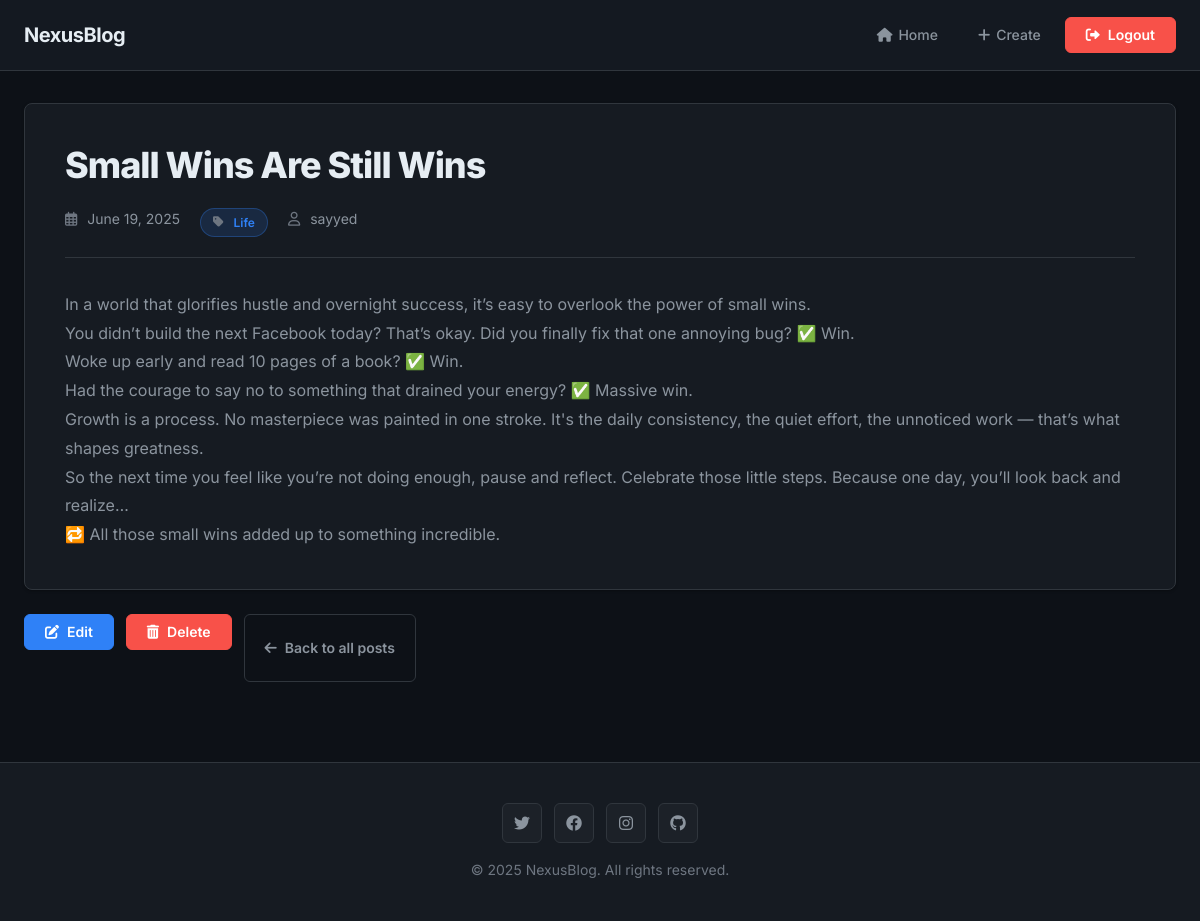
Page /post/7/ (signed in) on the committed database.
### blog/models.py (models this page shows, shortened)
class Post(models.Model):
    title = models.CharField(max_length=200)
    content = models.TextField()
    created_at = models.DateTimeField(auto_now_add=True)
    category = models.ForeignKey(Category, on_delete=models.CASCADE, null=True, blank=True)
    user = models.ForeignKey(User, on_delete=models.CASCADE,default=1)

class Category(models.Model):
    name = models.CharField(max_length=100)
    def __str__(self):
        return self.name

### blog/views.py (the view)
# urls.py: path('post/<int:pk>/',postDetailView.as_view(),name='post_detail'),
class postDetailView(LoginRequiredMixin,DetailView):
    login_url = 'login'
    model=Post
    template_name = 'post_detail.html'

### templates/post_detail.html (shortened to what this page needs)
{% extends 'base.html' %}
{% block content %}
<article class="post-detail glass">
    <h1 class="post-title">{{ object.title }}</h1>
    <div class="post-meta">
        <span><i class="far fa-calendar-alt"></i> {{ object.created_at|date:"F j, Y" }}</span>
        {% if object.category %}
        <span class="category-badge"><i class="fas fa-tag"></i> {{ object.category }}</span>
        {% endif %}
        <span><i class="far fa-user"></i> {{ user.username }}</span>
    </div>
    <div class="post-content">
        {{ object.content|linebreaks }}
    </div>
</article>
<div class="post-actions mb-4">
{% if object.user == request.user %}
<div class="post-actions mb-4">
    <a href="{% url 'post_edit' object.pk %}" class="btn btn-primary">
        <i class="fas fa-edit"></i> Edit
    </a>
    <a href="{% url 'post_delete' object.pk %}" class="btn btn-danger">
        <i class="fas fa-trash-alt"></i> Delete
    </a>
</div>
{% endif %}
    <a href="{% url 'post_list' %}" class="btn btn-outline">
        <i class="fas fa-arrow-left"></i> Back to all posts
    </a>
</div>
{% endblock %}

### templates/base.html (style rules this page uses)
:root { --bg-primary: #0d1117; --bg-secondary: #161b22; --bg-tertiary: #1c2128; --text-primary: #e6edf3; --text-secondary: #8b949e; --text-tertiary: #6e7681; --accent-primary: #2f81f7; --accent-hover: #4493f8; --border-default: #30363d; --border-muted: #21262d; --success: #3fb950; --danger: #f85149; --warning: #d29922; --shadow-sm: 0 1px 3px rgba(0, 0, 0, 0.3); --shadow-md: 0 4px 12px rgba(0, 0, 0, 0.4); --shadow-lg: 0 8px 24px rgba(0, 0, 0, 0.5); }
* { margin: 0; padding: 0; box-sizing: border-box; }
body { font-family: 'Inter', -apple-system, BlinkMacSystemFont, 'Segoe UI', sans-serif; background: var(--bg-primary); color: var(--text-primary); line-height: 1.6; font-size: 16px; -webkit-font-smoothing: antialiased; -moz-osx-font-smoothing: grayscale; }
.card, .glass { background: var(--bg-secondary); border-radius: 8px; padding: 24px; margin-bottom: 24px; border: 1px solid var(--border-default); box-shadow: var(--shadow-sm); transition: all 0.2s ease; }
.category-badge { background: rgba(47, 129, 247, 0.15); color: var(--accent-primary); padding: 4px 12px; border-radius: 16px; font-size: 12px; font-weight: 600; display: inline-flex; align-items: center; gap: 4px; border: 1px solid rgba(47, 129, 247, 0.3); }
.btn { display: inline-flex; align-items: center; gap: 8px; padding: 10px 20px; border: 1px solid transparent; border-radius: 6px; text-decoration: none; font-weight: 600; font-size: 14px; cursor: pointer; transition: all 0.2s ease; font-family: inherit; line-height: 1; }
.btn i { font-size: 14px; }
.btn-primary { background: var(--accent-primary); color: #ffffff; border-color: var(--accent-primary); }
.btn-danger { background: var(--danger); color: #ffffff; border-color: var(--danger); }
.btn-outline { background: transparent; border-color: var(--border-default); color: var(--text-secondary); }
.post-detail { background: var(--bg-secondary); padding: 40px; border-radius: 8px; border: 1px solid var(--border-default); margin-bottom: 24px; box-shadow: var(--shadow-sm); }
.post-title { font-size: 36px; font-weight: 800; margin-bottom: 20px; color: var(--text-primary); letter-spacing: -1px; line-height: 1.2; }
.post-meta { color: var(--text-secondary); margin-bottom: 32px; padding-bottom: 20px; border-bottom: 1px solid var(--border-default); display: flex; gap: 20px; flex-wrap: wrap; font-size: 14px; }
.post-meta i { color: var(--text-tertiary); margin-right: 6px; }
.post-content { font-size: 16px; line-height: 1.8; color: var(--text-secondary); }
.post-actions { display: flex; gap: 12px; flex-wrap: wrap; }
.mb-4 { margin-bottom: 32px; }
a { color: var(--accent-primary); text-decoration: none; transition: color 0.2s ease; }

### rows in the picture
Post: title "Small Wins Are Still Wins", created_at "June 19, 2025", category "Life", content "In a world that glorifies hustle and overnight success, it’s easy to overlook the power of small wins. You didn’t build the next Facebook today? That’s okay. Did you finally fix that one annoying bug? ✅ Win. Woke up early and read 10 pages of a book? ✅ Win. Had the courage to say no to something that drained your energy? ✅ Massive win. Growth is a process. No masterpiece was painted in one stroke. It's the daily consistency, the quiet effort, the unnoticed work — that’s what shapes greatness. So the next time you feel like you’re not doing enough, pause and reflect. Celebrate those little steps. Because one day, you’ll look back and realize… 🔁 All those small wins added up to something…"

### other values in the picture
{{ user.username }} "sayyed"
